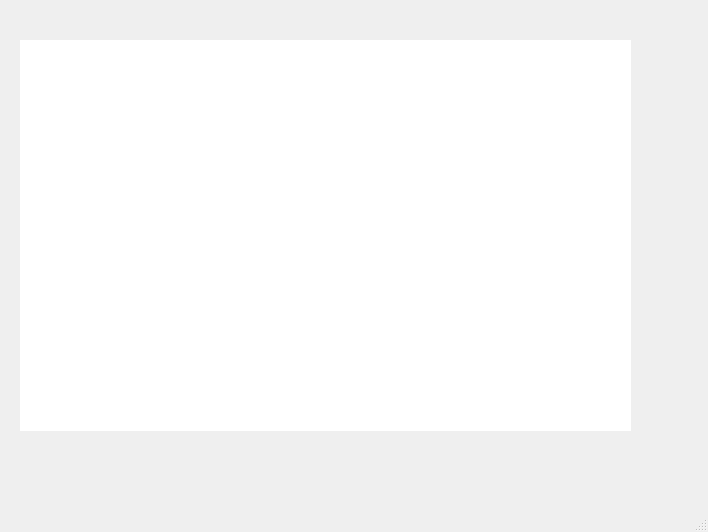
<?xml version="1.0" encoding="UTF-8"?>
<ui version="4.0">
 <class>MainWindow</class>
 <widget class="QMainWindow" name="MainWindow">
  <property name="geometry">
   <rect>
    <x>0</x>
    <y>0</y>
    <width>708</width>
    <height>532</height>
   </rect>
  </property>
  <property name="windowTitle">
   <string>MainWindow</string>
  </property>
  <widget class="QWidget" name="centralwidget">
   <widget class="QLabel" name="factura">
    <property name="geometry">
     <rect>
      <x>20</x>
      <y>40</y>
      <width>611</width>
      <height>391</height>
     </rect>
    </property>
    <property name="styleSheet">
     <string notr="true">background-color: rgb(255, 255, 255);
color: rgb(0, 0, 0);</string>
    </property>
    <property name="text">
     <string/>
    </property>
   </widget>
  </widget>
  <widget class="QMenuBar" name="menubar">
   <property name="geometry">
    <rect>
     <x>0</x>
     <y>0</y>
     <width>708</width>
     <height>26</height>
    </rect>
   </property>
  </widget>
  <widget class="QStatusBar" name="statusbar"/>
 </widget>
 <resources/>
 <connections/>
</ui>
